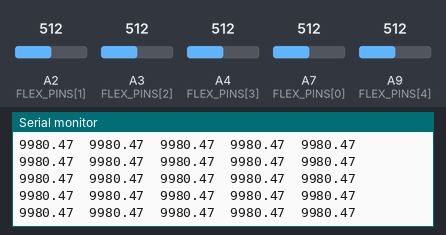
Simulated run of this sketch. Board: Arduino Mega 2560, built with avr-gcc and run on an emulated ATmega2560. Shown: the last lines printed to the serial monitor. The inputs (shaded band) are chosen by the test bench; at power-on: A7 (FLEX_PINS[0]) = 512, A9 (FLEX_PINS[4]) = 512, A2 (FLEX_PINS[1]) = 512, A3 (FLEX_PINS[2]) = 512, A4 (FLEX_PINS[3]) = 512.

Above: at 7.2 s.
7.3 s: A7 (FLEX_PINS[0]) set to 98
At 7.36 s:
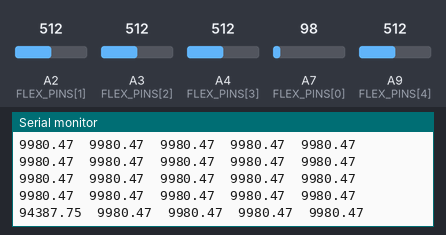
10.3 s: A7 (FLEX_PINS[0]) set to 88
At 10.3 s:
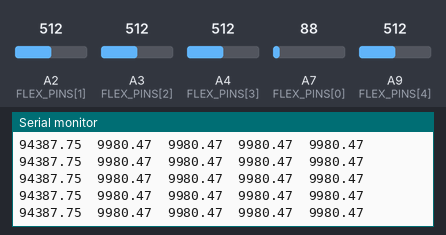
11.8 s: A9 (FLEX_PINS[4]) set to 963
At 11.82 s:
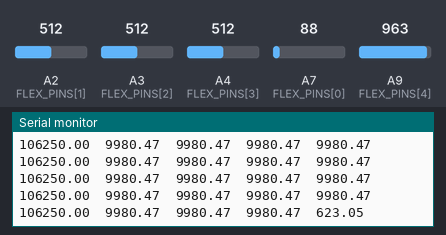
14.8 s: A9 (FLEX_PINS[4]) set to 992
At 14.81 s:
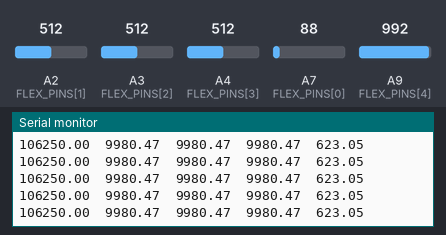
Timing chart, 0 to 17.3 s (numbered marks = the images above; inputs shaded):
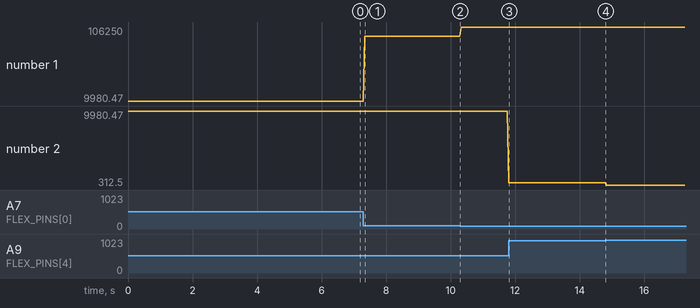

Measured:
- after the input at 7.3 s, the serial monitor: prints a new line after 0.05 s (image 1)
- after the input at 11.8 s, the serial monitor: prints a new line at once (image 3)
- plotted number 1: 9980.47 → 94387.75 after the input at 7.3 s, 94387.75 → 106250 after the input at 10.3 s
- plotted number 2: 9980.47 → 623.05 after the input at 11.8 s, 623.05 → 312.5 after the input at 14.8 s

The sketch:

FullGolveNoWiFi.ino
```cpp
const int FLEX_PINS[] = {A7, A2, A3, A4, A9}; // Pins connected to voltage divider outputs
const int NUM_SENSORS = 5; // Number of sensors

// Measure the voltage at 3.3V and the actual resistance of your
// 10k resistor, and enter them below:
const float VCC = 3.3; // Measured voltage of Arduino 3.3V line
const float R_DIV = 10000.0; // Measured resistance of 10k resistor

// Upload the code, then try to adjust these values to more
// accurately calculate bend degree.
const float STRAIGHT_RESISTANCE = 10300.0; // resistance when straight
const float BEND_RESISTANCE = 90000.0; // resistance at 90 deg

void setup()
{
  Serial.begin(9600);
  for (int i = 0; i < NUM_SENSORS; i++) {
    pinMode(FLEX_PINS[i], INPUT);
  }
}

void loop()
{
  String dataString = ""; // Initialize an empty string for plotting

  for (int i = 0; i < NUM_SENSORS; i++) {
    // Read the ADC, and calculate voltage and resistance from it
    int flexADC = analogRead(FLEX_PINS[i]);
    float flexV = flexADC * VCC / 1023.0;
    float flexR = R_DIV * (VCC / flexV - 1.0);

    // Append the resistance value to the data string
    dataString += String(flexR);
    if (i < NUM_SENSORS - 1) {
      dataString += "\t"; // Add a tab separator between values
    }
  }

  Serial.println(dataString); // Print the data string for plotting

  delay(50);
}
```
